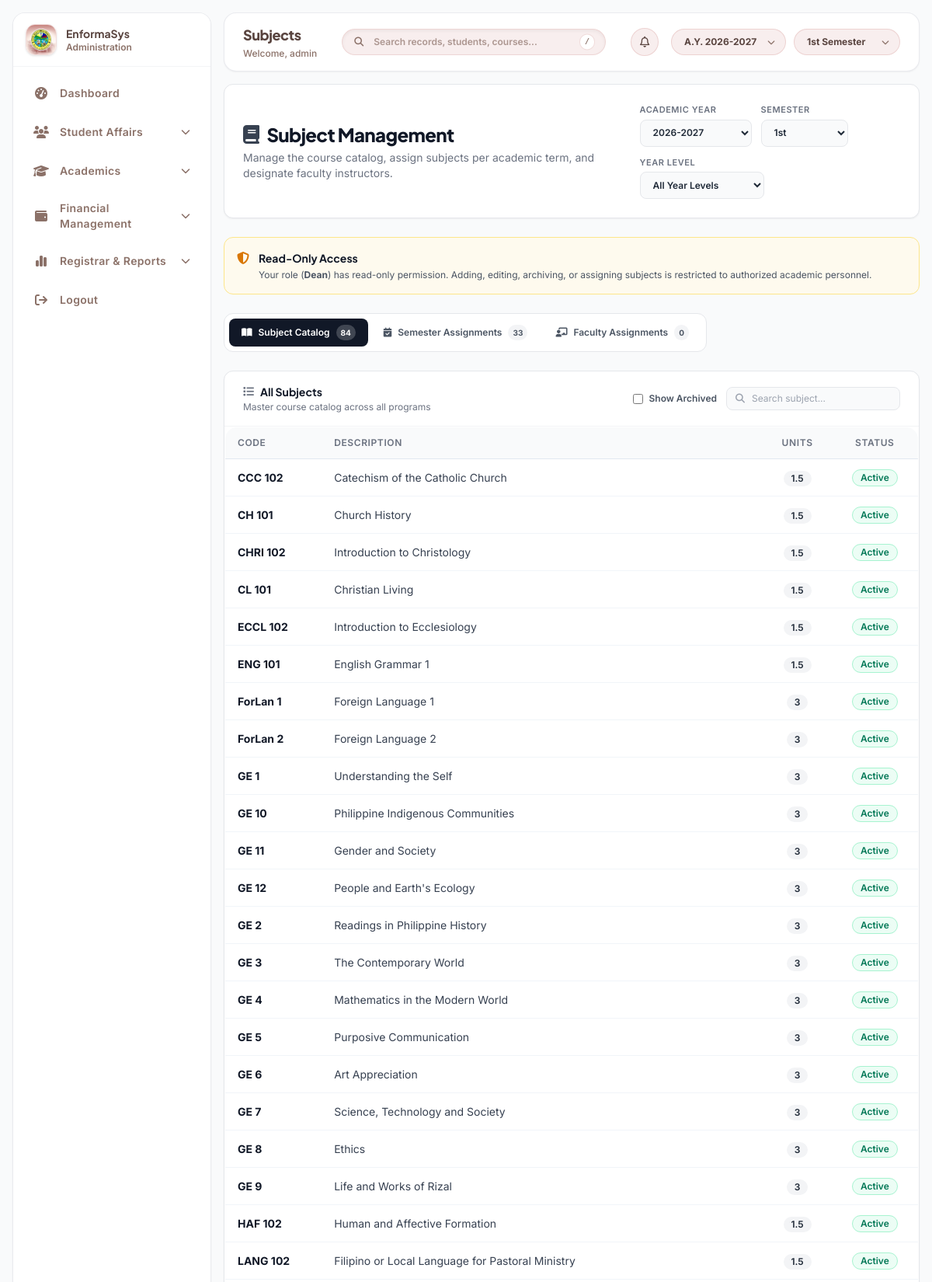
The page /modules/afms_subjects.php (signed in, upper part) on the database its author committed.
### tables this page shows
CREATE TABLE `subjects` (
  `subject_id` int(11) NOT NULL AUTO_INCREMENT,
  `subject_code` varchar(30) NOT NULL,
  `subject_name` varchar(150) NOT NULL,
  `units` decimal(3,1) NOT NULL DEFAULT 0.0,
  `prerequisite_subject_id` int(11) DEFAULT NULL,
  `created_at` datetime NOT NULL DEFAULT current_timestamp(),
  `updated_at` datetime DEFAULT NULL,
  `archived_at` datetime DEFAULT NULL,
  PRIMARY KEY (`subject_id`),
  UNIQUE KEY `uniq_subject_code` (`subject_code`),
  KEY `idx_subjects_archived_at` (`archived_at`),
  KEY `fk_subjects_prereq` (`prerequisite_subject_id`),
  CONSTRAINT `fk_subjects_prereq` FOREIGN KEY (`prerequisite_subject_id`) REFERENCES `subjects` (`subject_id`) ON DELETE SET NULL
);

### modules/afms_subjects.php (the view, shortened to what the rows shown need)
<?php
include '../includes/session_fix.php';
include '../includes/db.php';
$role = (string)($_SESSION['role'] ?? '');
$is_admin_or_rector = (
    strtolower($role) === 'admin' ||
    strtolower($role) === 'rector' ||
    strtolower($role) === 'dean' ||
    $role === 'Admin' ||
    $role === 'Rector' ||
    $role === 'Dean'
);
$can_edit = ($_SESSION['role'] != 'admin' && $_SESSION['role'] != 'rector' && !$is_admin_or_rector && $role === 'AcademicFormator');
$show_archived_subjects = isset($_GET['show_archived_subjects']) && $_GET['show_archived_subjects'] === '1';
$subjects_table = [];
$sql_subjects_table = "SELECT subject_id, subject_code, subject_name, units, archived_at FROM subjects";
if (!$show_archived_subjects) {
    $sql_subjects_table .= " WHERE archived_at IS NULL";
}
$sql_subjects_table .= " ORDER BY subject_code ASC";
$res_sub_all = $conn->query($sql_subjects_table);
if ($res_sub_all) {
    while ($row = $res_sub_all->fetch_assoc()) {
        $subjects_table[] = $row;
    }
}
$active_tab = isset($_POST['active_tab'])
    ? trim((string)$_POST['active_tab'])
    : (isset($_GET['tab']) ? trim((string)$_GET['tab']) : 'catalog');
require_once __DIR__ . '/../includes/layout_app_start.php';
$theadThCls = 'bg-gray-50 text-xs font-semibold text-gray-500 uppercase tracking-wider py-3 px-4 whitespace-nowrap';
$hasEditAccess = ($_SESSION['role'] != 'admin' && $_SESSION['role'] != 'rector' && $can_edit);
?>
        <div class="space-y-6">
            <div class="bg-white rounded-xl border border-gray-200 shadow-sm p-5 sm:p-6 flex flex-col lg:flex-row lg:items-center lg:justify-between gap-4">
                <div>
                    <h1 class="text-xl sm:text-2xl font-extrabold text-gray-900 tracking-tight m-0 flex items-center gap-2.5">
                        <i class="fas fa-book text-gray-700"></i>
                        <span>Subject Management</span>
                    </h1>
                </div>
            </div>
            <section id="tabPanelCatalog" role="tabpanel" aria-labelledby="tabBtnCatalog" class="<?php echo $active_tab === 'catalog' ? '' : 'hidden'; ?>">
                <div class="grid grid-cols-1 lg:grid-cols-3 gap-6 items-start">
                    <div class="<?php echo $hasEditAccess ? 'lg:col-span-2' : 'lg:col-span-3'; ?> bg-white rounded-xl border border-gray-200 shadow-sm overflow-hidden">
                        <div class="overflow-x-auto">
                            <table id="subjectsTable" class="w-full min-w-full border-collapse !mt-0 text-left">
                                <thead>
                                    <tr class="border-b border-gray-200">
                                        <th class="<?php echo $theadThCls; ?> text-left">Code</th>
                                        <th class="<?php echo $theadThCls; ?> text-left">Description</th>
                                        <th class="<?php echo $theadThCls; ?> text-center">Units</th>
                                        <th class="<?php echo $theadThCls; ?> text-center">Status</th>
                                    </tr>
                                </thead>
                                <tbody class="divide-y divide-gray-100 bg-white">
                                    <?php foreach ($subjects_table as $s) { ?>
                                        <?php $is_archived = ($s['archived_at'] ?? null) !== null; ?>
                                        <tr class="subject-row hover:bg-gray-50 transition-colors">
                                            <td class="subject-code py-3 px-4 text-sm font-bold text-gray-900 whitespace-nowrap">
                                                <?php echo htmlspecialchars((string)$s['subject_code']); ?>
                                            </td>
                                            <td class="subject-name py-3 px-4 text-sm text-gray-700">
                                                <?php echo htmlspecialchars((string)$s['subject_name']); ?>
                                            </td>
                                            <td class="py-3 px-4 text-center whitespace-nowrap">
                                                <span class="inline-flex items-center px-2.5 py-0.5 rounded-full text-xs font-semibold bg-gray-100 text-gray-800">
                                                    <?php echo htmlspecialchars(capstone_format_units($s['units'] ?? 0)); ?>
                                                </span>
                                            </td>
                                            <td class="py-3 px-4 text-center whitespace-nowrap">
                                                <?php if ($is_archived) { ?>
                                                    <span class="inline-flex items-center px-2.5 py-0.5 rounded-full text-xs font-semibold bg-amber-50 text-amber-700 border border-amber-200">Archived</span>
                                                <?php } else { ?>
                                                    <span class="inline-flex items-center px-2.5 py-0.5 rounded-full text-xs font-semibold bg-emerald-50 text-emerald-700 border border-emerald-200">Active</span>
                                                <?php } ?>
                                            </td>
                                        </tr>
                                    <?php } ?>
                                </tbody>
                            </table>
                        </div>
                    </div>
                </div>
            </section>
        </div>
<?php require_once __DIR__ . '/../includes/layout_app_end.php'; ?>
<?php exit; ?>

### rows shown on the page
subjects: subject_code "CCC 102", subject_name "Catechism of the Catholic Church", units "1.5", shows "Active"
subjects: subject_code "CH 101", subject_name "Church History", units "1.5", shows "Active"
subjects: subject_code "CHRI 102", subject_name "Introduction to Christology", units "1.5", shows "Active"
subjects: subject_code "CL 101", subject_name "Christian Living", units "1.5", shows "Active"
subjects: subject_code "ECCL 102", subject_name "Introduction to Ecclesiology", units "1.5", shows "Active"
subjects: subject_code "ENG 101", subject_name "English Grammar 1", units "1.5", shows "Active"
subjects: subject_code "ForLan 1", subject_name "Foreign Language 1", units "3", shows "Active"
subjects: subject_code "ForLan 2", subject_name "Foreign Language 2", units "3", shows "Active"
subjects: subject_code "GE 1", subject_name "Understanding the Self", units "3", shows "Active"
subjects: subject_code "GE 10", subject_name "Philippine Indigenous Communities", units "3", shows "Active"
subjects: subject_code "GE 11", subject_name "Gender and Society", units "3", shows "Active"
subjects: subject_code "GE 12", subject_name "People and Earth's Ecology", units "3", shows "Active"
subjects: subject_code "GE 2", subject_name "Readings in Philippine History", units "3", shows "Active"
subjects: subject_code "GE 3", subject_name "The Contemporary World", units "3", shows "Active"
subjects: subject_code "GE 4", subject_name "Mathematics in the Modern World", units "3", shows "Active"
subjects: subject_code "GE 5", subject_name "Purposive Communication", units "3", shows "Active"
subjects: subject_code "GE 6", subject_name "Art Appreciation", units "3", shows "Active"
subjects: subject_code "GE 7", subject_name "Science, Technology and Society", units "3", shows "Active"
subjects: subject_code "GE 8", subject_name "Ethics", units "3", shows "Active"
subjects: subject_code "GE 9", subject_name "Life and Works of Rizal", units "3", shows "Active"
subjects: subject_code "HAF 102", subject_name "Human and Affective Formation", units "1.5", shows "Active"
subjects: subject_code "LANG 102", subject_name "Filipino or Local Language for Pastoral Ministry", units "1.5", shows "Active"

### other values the page prints
$appName "EnformaSys"
$roleSubtitle "Administration"
$item['label'] "Dashboard"
$item['label'] "Student Affairs"
$item['label'] "Academics"
$item['label'] "Financial Management"
$item['label'] "Registrar & Reports"
$item['label'] "Logout"
$headerTitle "Subjects"
$headerGreetingName "admin"
$role ?: 'Admin/Rector' "Dean"
count($subjects_table) "84"
count($assignments) "33"
count($teacher_assignments) "0"
form field academic_year "2026-2027"
